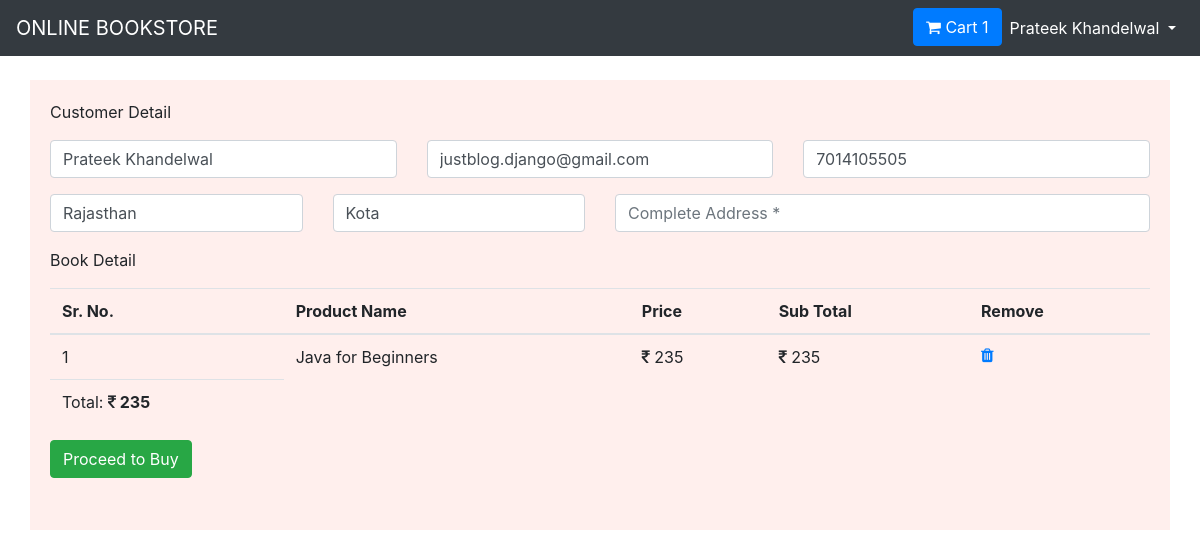
/cart_to_buy (signed in), run on the app's committed database.
### bookstore/models.py (models this page shows, shortened)
class Users(models.Model):
    name= models.CharField(max_length=50)
    email= models.EmailField(unique=True)
    phone= models.CharField(max_length=10, unique=True)
    password = models.CharField(max_length=200)
    status = models.BooleanField(default=True)

class Userprofile(models.Model):
    user = models.OneToOneField(Users, on_delete=models.CASCADE)
    image =models.ImageField(upload_to='profile', default='avtar.jpg')
    about =models.TextField(default='Please add something about you like which is your favourite blogger, favourite book etc.')
    gender =models.CharField(max_length=100, default='Gender')
    dob = models.DateField(null=True)
    city = models.CharField(max_length=200, default='City')
    state = models.CharField(max_length=200, default='State')

class Cart(models.Model):
    customer = models.ForeignKey(Users, on_delete=models.CASCADE)
    book = models.ForeignKey(BookDetail, on_delete=models.CASCADE)
    seller = models.ForeignKey(Seller, on_delete=models.CASCADE)
    qty = models.PositiveIntegerField()
    price= models.PositiveIntegerField()
    subtotal = models.PositiveIntegerField()

class BookDetail(models.Model):
    book_seller = models.ForeignKey(Seller, on_delete=models.CASCADE)
    book_name = models.CharField(max_length=200, unique=True)
    book_author = models.CharField(max_length=200)
    book_language = models.CharField(max_length=200)
    book_pages = models.PositiveIntegerField()
    book_price = models.PositiveIntegerField()
    book_desc = models.TextField()
    book_qty = models.IntegerField()
    book_avail = models.BooleanField(default=True)
    book_img = models.ImageField(upload_to='books', default='mybook.png')
    cdate = models.DateTimeField(auto_now_add=True)
    udate = models.DateTimeField(auto_now=True)
    status = models.BooleanField(default=True)
    def __str__(self):
        return self.book_name

### bookstore/views.py (the view, shortened to what this page needs)
# urls.py: path('cart_to_buy', views.cart_to_buy, name='cart_to_buy'),
def cart_to_buy(request):
    if not request.session.get('email1'):
        return redirect('signup')
    umail = request.session.get('email1')
    user = Users.objects.get(email=umail)
    upro = Userprofile.objects.get(user=user)
    cart_items = Cart.objects.filter(customer=user).count()
    cart = Cart.objects.filter(customer=user)
    total=0
    for i in cart:
        total = total + int(i.subtotal)
    dict = {
        'user': user,
        'cart_items': cart_items,
        'cart': cart,
        'upro': upro,
        'total':total
    }
    return render(request, 'cart_to_buy.html', dict)

### templates/cart_to_buy.html (shortened to what this page needs)
<html>
<head>
    <link rel="stylesheet" href="https://maxcdn.bootstrapcdn.com/bootstrap/4.5.2/css/bootstrap.min.css">
    <link rel="stylesheet" href="https://stackpath.bootstrapcdn.com/font-awesome/4.7.0/css/font-awesome.min.css">
</head>
<body>
<nav class="navbar navbar-expand-md bg-dark navbar-dark">
  <a class="navbar-brand" href="/">ONLINE BOOKSTORE </a>
  <div class="collapse navbar-collapse" id="collapsibleNavbar">
    <ul class="navbar-nav ml-auto">
        <li class="nav-item">
            <button class="btn btn-primary" data-toggle="modal" data-target="#myModal"><i class="fa fa-shopping-cart"></i> Cart {{cart_items}}</button>
        </li>
        <li class="nav-item dropdown">
          <a class="nav-link dropdown-toggle" href="#" id="navbardrop" data-toggle="dropdown" style="color:white">
           {{user.name}}
          </a>
    </li>
    </ul>
  </div>
</nav>
<br>
<div class="container" style="background:#ffe4e196; padding:20px;">
    <div class="row">
         <form action="" method="post">
        <div class="col-md-12">
            <p>Customer Detail</p>
            <div class="row">
                <div class="col-md-4">
                    <div class="form-group">
                        <input type="text" name="full_name" placeholder="Full Name *" value="{{user.name}}" class="form-control" required>
                    </div>
                </div>
                <div class="col-md-4">
                    <div class="form-group">
                        <input type="email" name="email" placeholder="Email Address *" value="{{user.email}}" class="form-control" required>
                    </div>
                </div>
                <div class="col-md-4">
                    <div class="form-group">
                        <input type="text" name="phone" placeholder="Contact Number *" value="{{user.phone}}" class="form-control" required>
                    </div>
                </div>
                <div class="col-md-3">
                    <div class="form-group">
                        <input type="text" name="state" placeholder="State *" value="{{upro.state}}" class="form-control" required>
                    </div>
                </div>
                <div class="col-md-3">
                    <div class="form-group">
                        <input type="text" name="City" placeholder="City/Town *" value="{{upro.city}}" class="form-control" required>
                    </div>
                </div>
                <div class="col-md-6">
                    <div class="form-group">
                        <input type="text" name="cust_add"  placeholder="Complete Address *" required class="form-control">
                    </div>
                </div>
            </div>
        </div>
        <div class="col-md-12">
            <p>Book Detail</p>
            <table class="table">
              <thead>
                <tr>
                    <th>Sr. No.</th>
                    <th>Product Name</th>
                    <th>Price</th>
                    <th>Sub Total</th>
                    <th>Remove</th>
                </tr>
              </thead>
              {% for i in cart %}
              <tr>
                  <td>{{ forloop.counter }}
                  <td>{{i.book}}</td>
                  <td><i class="fa fa-inr"></i> {{i.price}}</td>
                  <td><i class="fa fa-inr"></i>  {{i.price}}</td>
                  <td><a href="{% url  'del_cart' i.id %}"><i class="fa fa-trash"></i></a></td>
              </tr>
              {% endfor %}
              <tr>
                  <td>Total: <b><i class="fa fa-inr"></i> {{total}}</b></td>
              </tr>
          </table>
        </div>
             <div class="col-md-12">
                 <div class="form-group">
                     <input type="submit" name="save" class="btn btn-success" value="Proceed to Buy">
                 </div>
             </div>
        </form>
    </div>
</div>
</body>
</html>

### data on the page
Users: name "Prateek Khandelwal", full_name "Prateek Khandelwal", email "justblog.django@gmail.com", phone "7014105505"
Userprofile: state "Rajasthan", City "Kota"
Cart: book "Java for Beginners", price "235"

### other printed values
{{ cart_items }} "1"
{{ total }} "235"
